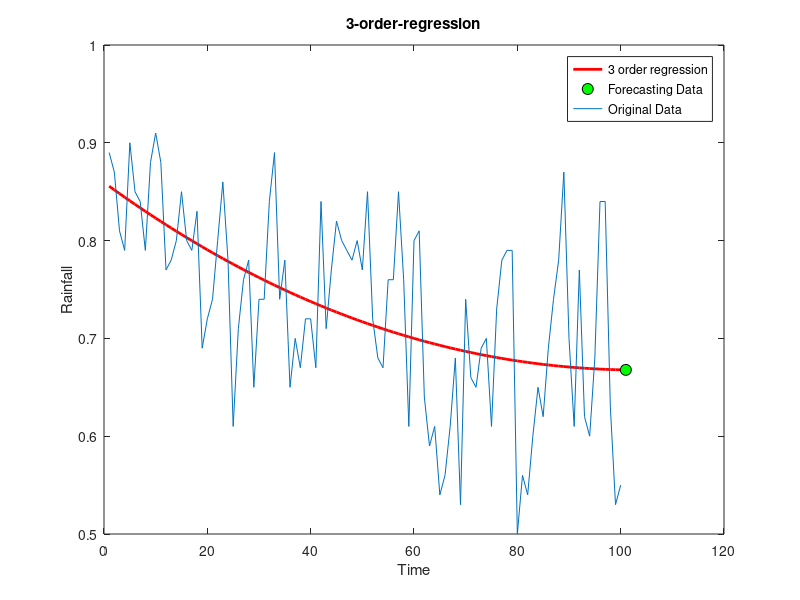

MATLAB code for this plot:
data = csvread('weather_in_basel.csv');
n = 100;
X = data(1:n, 1);
Y = data(1:n, 2);


% Define the order of the polynomial for curve fitting
order = 3;

% Fit a polynomial regression model
coefficients = polyfit(X, Y, order);

% Define the x-values for extrapolation
x = n+1;
yreal = data(x, 2);

% Evaluate the polynomial at the extrapolation point
y = polyval(coefficients, x);

% Output the extrapolated value
fprintf("The prediction result: %.4f\n", y);
fprintf("The real data: %.4f\n", yreal);

% Plot the fitted polynomial curve
x_fit = linspace(min(X), max(X), 100);  % Generate x-values for the curve
y_fit = polyval(coefficients, x_fit);   % Evaluate the polynomial at the x-values
plot(x_fit, y_fit, 'r-', 'LineWidth', 2);

hold on;

% Plot the extrapolation point
plot(x, y, 'ko', 'MarkerFaceColor', 'g', 'MarkerSize', 8);

plot(X, Y, '-')
xlabel('Time')
ylabel('Rainfall')
title('3-order-regression')

legend('3 order regression','Forecasting Data', 'Original Data');